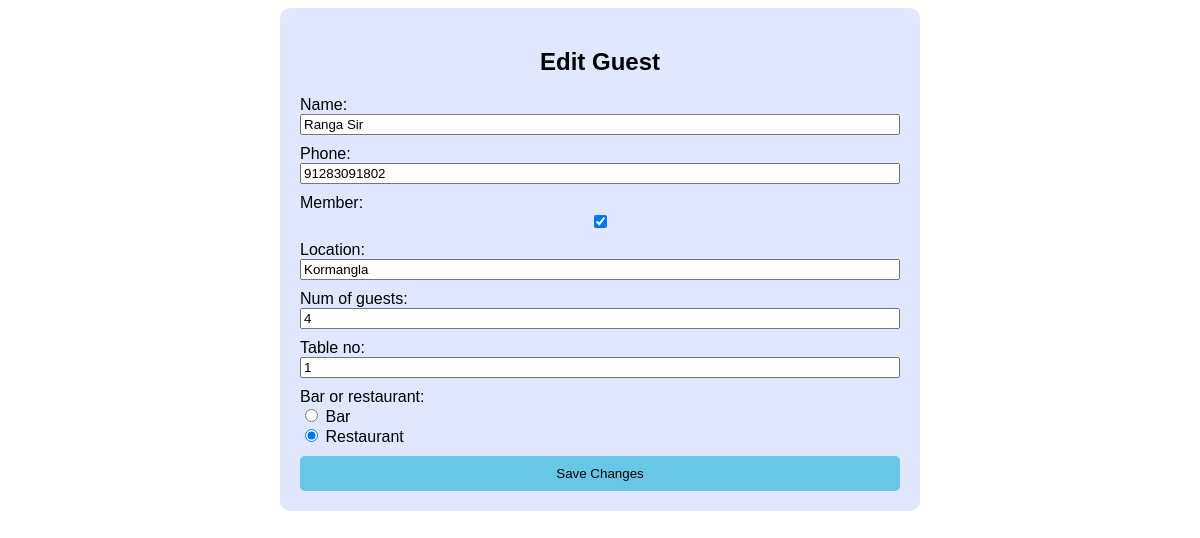
Page /edit_guest/8/ on the committed database.
### crm/models.py (models this page shows, shortened)
class Guest(models.Model):
    name = models.CharField(max_length=100)
    phone = models.CharField(max_length=15)
    member = models.BooleanField(default=False)
    location = models.CharField(max_length=100)
    num_of_guests = models.IntegerField()
    table_no = models.CharField(max_length=10)
    bar_or_restaurant = models.CharField(max_length=15)
    date_time = models.DateTimeField(auto_now_add=True)
    is_deleted = models.BooleanField(default=False)
    deleted_at = models.DateTimeField(null=True, blank=True)

### crm/views.py (the view)
# urls.py: path('edit_guest/<int:id>/', views.edit_guest, name='edit_guest'),
def edit_guest(request, id):
    guest = Guest.objects.get(id=id)
    if request.method == 'POST':
        form = GuestForm(request.POST, instance=guest)
        if form.is_valid():
            form.save()
            return redirect('index')
    else:
        form = GuestForm(instance=guest)
    return render(request, 'crm/edit_guest.html', {'form': form})

### crm/forms.py (shortened to what this page needs)
class GuestForm(forms.ModelForm):
    class Meta:
        model = Guest
        fields = '__all__'
        widgets = {
            'bar_or_restaurant': forms.RadioSelect(choices=[('Bar', 'Bar'), ('Restaurant', 'Restaurant')]),
        }

### crm/templates/crm/edit_guest.html (shortened to what this page needs)
<!DOCTYPE html>
<html>
<head>
</head>
<body>
    <div class="form-container">
        <div class="header">
            <h2>Edit Guest</h2>
        </div>
        <form method="post">
            <div>
                {{ form.name.label_tag }} {{ form.name }}
            </div>
            <div>
                {{ form.phone.label_tag }} {{ form.phone }}
            </div>
            <div>
                {{ form.member.label_tag }} {{ form.member }}
            </div>
            <div>
                {{ form.location.label_tag }} {{ form.location }}
            </div>
            <div>
                {{ form.num_of_guests.label_tag }} {{ form.num_of_guests }}
            </div>
            <div>
                {{ form.table_no.label_tag }} {{ form.table_no }}
            </div>
            <div>
                {{ form.bar_or_restaurant.label_tag }} {{ form.bar_or_restaurant }}
            </div>
            <div class="submit-button-container">
                <button type="submit" class="submit-button">Save Changes</button>
            </div>
        </form>
    </div>
</body>
</html>

### crm/templates/crm/edit_guest.html (style rules this page uses)
body { font-family: Arial, sans-serif; }
.form-container { background: #E0E7FF; padding: 20px; border-radius: 10px; max-width: 600px; margin: auto; }
.form-container form { display: flex; flex-direction: column; gap: 10px; }
.form-container form div { display: flex; flex-direction: column; }
.header { text-align: center; margin-bottom: 20px; }
.submit-button-container { display: flex; justify-content: flex-end; }
.submit-button { background-color: #68c6e6; color: black; border: none; padding: 10px 20px; border-radius: 5px; cursor: pointer; }

### rows in the picture
Guest: name "Ranga Sir", phone "91283091802", member "☑", location "Kormangla", num_of_guests "4", table_no "1", bar_or_restaurant "☐ Bar ☑ Restaurant"
